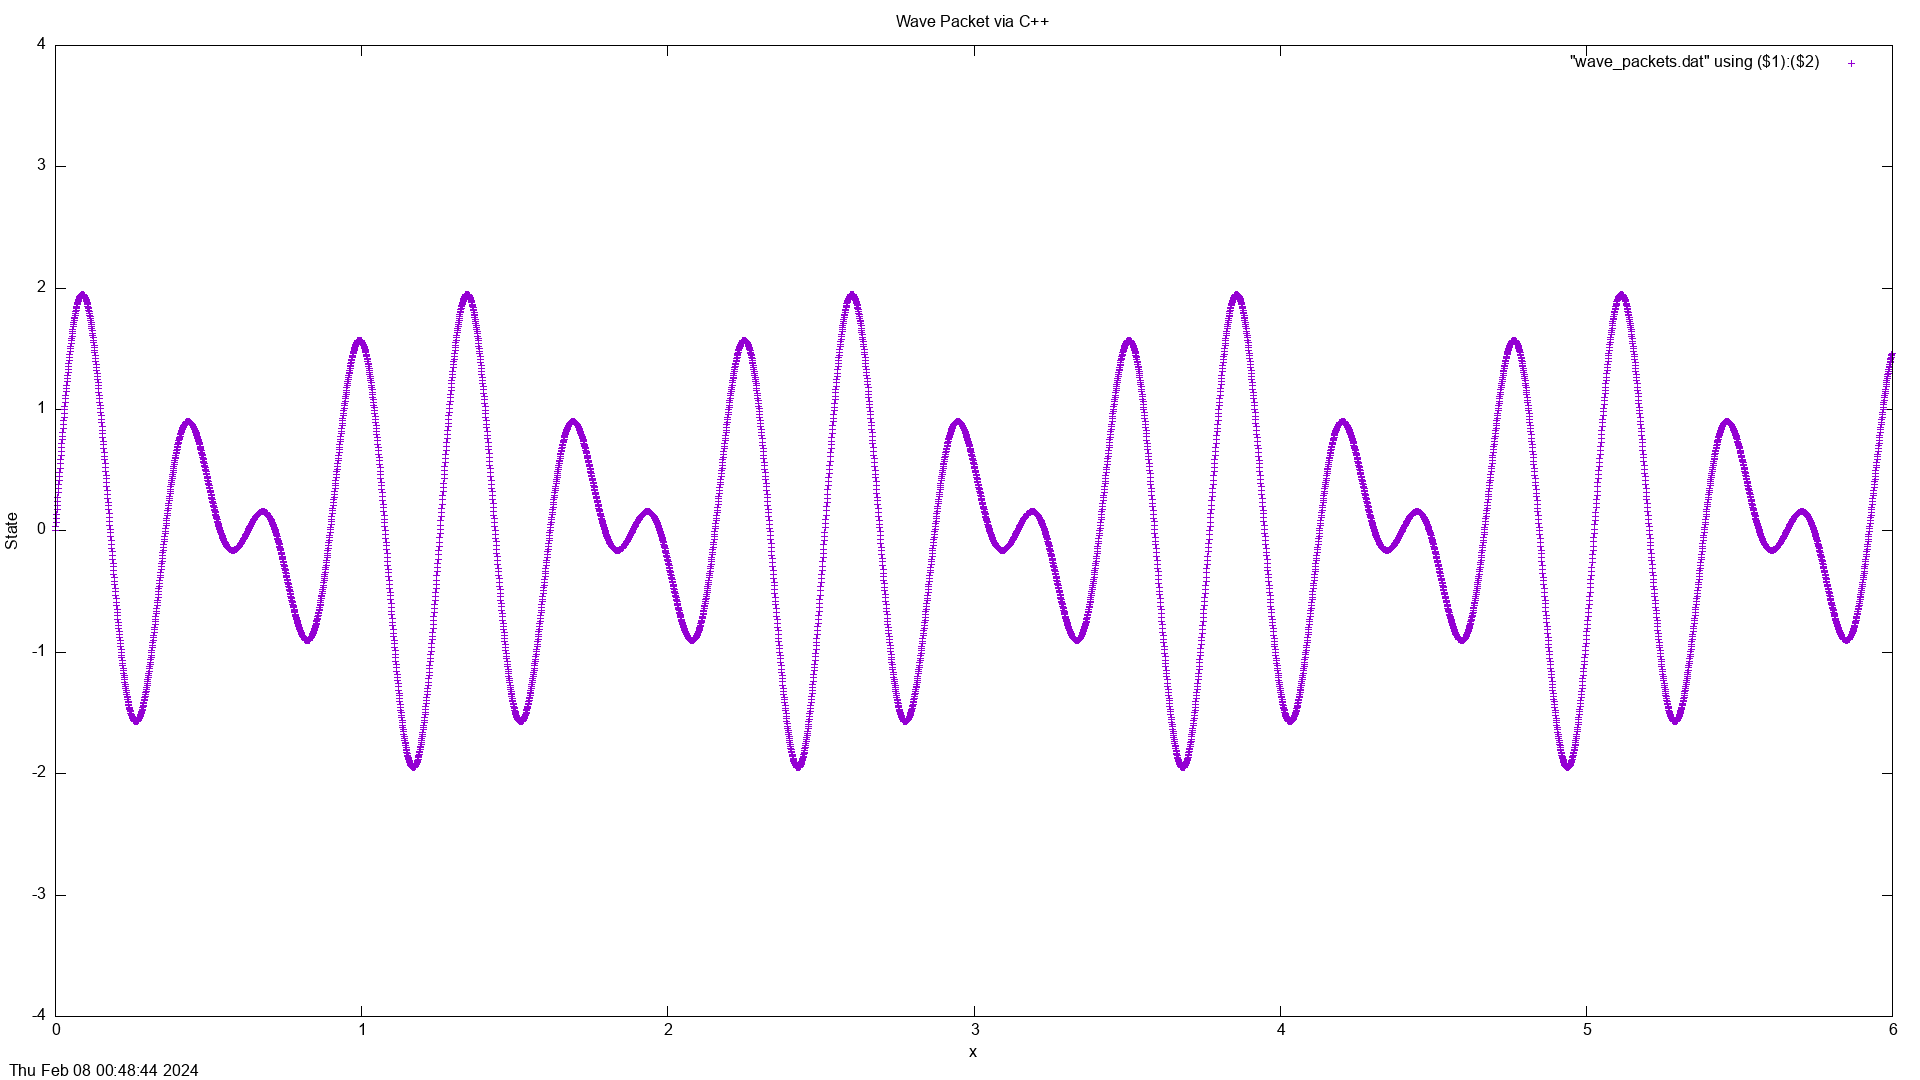

This chart was generated by the following gnuplot code:
# GNUPLOT Script for plotting of results from wave_packets.cpp
# by Connor Fricke (cd.fricke23@gmail.com), 8-Feb-2024
#
# This script can be run from a Bash terminal. I recommend using the --persist option
# unless using the png terminal, in which case it is not necessary.
#
# $ gnuplot {--persist} "wave_packets.plt"
######################################################################################

# CHOOSE TERMINAL FOR OUTPUT
# set terminal qt size 1920,1080          # cross-platform
# set terminal windows size 1920,1080     # should work on Microsoft Windows
# set terminal wxt size 1920,1080         # cross-platform
# set terminal png size 1920,1080         # must also set out (next line) to save results
# set out "wave_packets.png"

# CURRENT CHOICE:
set terminal wxt size 1920,1080

# format plotting
set timestamp
set title "Wave Packet via C++"
set xlabel "x"
set ylabel "State"
set yrange [-4:4]

# plot!
plot "wave_packets.dat" using ($1):($2)

pause -1 "Hit any key to quit"
quit
